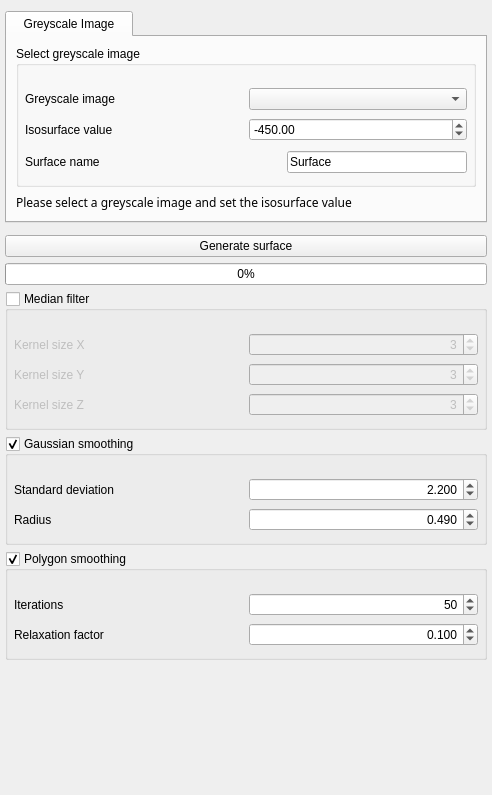
             <widget class="QWidget" name="scrollAreaWidgetContents">
              <property name="geometry">
               <rect>
                <x>0</x>
                <y>0</y>
                <width>492</width>
                <height>795</height>
               </rect>
              </property>
              <layout class="QVBoxLayout" name="verticalLayout_3">
               <property name="leftMargin">
                <number>5</number>
               </property>
               <property name="rightMargin">
                <number>5</number>
               </property>
               <item>
                <widget class="QTabWidget" name="tabWidget_2">
                 <property name="sizePolicy">
                  <sizepolicy hsizetype="Expanding" vsizetype="Fixed">
                   <horstretch>0</horstretch>
                   <verstretch>0</verstretch>
                  </sizepolicy>
                 </property>
                 <property name="cursor">
                  <cursorShape>ArrowCursor</cursorShape>
                 </property>
                 <property name="styleSheet">
                  <string notr="true"/>
                 </property>
                 <property name="tabShape">
                  <enum>QTabWidget::Rounded</enum>
                 </property>
                 <property name="currentIndex">
                  <number>0</number>
                 </property>
                 <property name="usesScrollButtons">
                  <bool>true</bool>
                 </property>
                 <property name="tabsClosable">
                  <bool>false</bool>
                 </property>
                 <property name="movable">
                  <bool>false</bool>
                 </property>
                 <property name="tabBarAutoHide">
                  <bool>false</bool>
                 </property>
                 <widget class="QWidget" name="greyscaleImageTab">
                  <attribute name="title">
                   <string>  Greyscale Image  </string>
                  </attribute>
                  <layout class="QVBoxLayout" name="verticalLayout_22">
                   <item>
                    <widget class="QGroupBox" name="SelectImageBox_2">
                     <property name="title">
                      <string>Select greyscale image</string>
                     </property>
                     <layout class="QVBoxLayout" name="verticalLayout_23">
                      <property name="leftMargin">
                       <number>0</number>
                      </property>
                      <property name="topMargin">
                       <number>22</number>
                      </property>
                      <property name="rightMargin">
                       <number>0</number>
                      </property>
                      <item>
                       <widget class="QWidget" name="widget_20" native="true">
                        <layout class="QHBoxLayout" name="horizontalLayout_25">
                         <property name="leftMargin">
                          <number>6</number>
                         </property>
                         <property name="topMargin">
                          <number>0</number>
                         </property>
                         <property name="rightMargin">
                          <number>6</number>
                         </property>
                         <property name="bottomMargin">
                          <number>0</number>
                         </property>
                         <item>
                          <widget class="QLabel" name="label_6">
                           <property name="text">
                            <string>Greyscale image</string>
                           </property>
                          </widget>
                         </item>
                         <item>
                          <widget class="QComboBox" name="greyScaleImageSelector"/>
                         </item>
                        </layout>
                       </widget>
                      </item>
                      <item>
                       <widget class="QWidget" name="widget_21" native="true">
                        <layout class="QHBoxLayout" name="horizontalLayout_26">
                         <property name="leftMargin">
                          <number>6</number>
                         </property>
                         <property name="topMargin">
                          <number>2</number>
                         </property>
                         <property name="rightMargin">
                          <number>6</number>
                         </property>
                         <property name="bottomMargin">
                          <number>2</number>
                         </property>
                         <item>
                          <widget class="QLabel" name="label_16">
                           <property name="text">
                            <string>Isosurface value</string>
                           </property>
                          </widget>
                         </item>
                         <item>
                          <widget class="QDoubleSpinBox" name="isovalueSpinBox">
                           <property name="minimum">
                            <double>-3000.000000000000000</double>
                           </property>
                           <property name="maximum">
                            <double>3000.000000000000000</double>
                           </property>
                           <property name="singleStep">
                            <double>1.000000000000000</double>
                           </property>
                           <property name="value">
                            <double>-450.000000000000000</double>
                           </property>
                          </widget>
                         </item>
                        </layout>
                       </widget>
                      </item>
                      <item>
                       <widget class="QWidget" name="widget_22" native="true">
                        <layout class="QHBoxLayout" name="horizontalLayout_27">
                         <property name="leftMargin">
                          <number>6</number>
                         </property>
                         <property name="topMargin">
                          <number>2</number>
                         </property>
                         <property name="rightMargin">
                          <number>6</number>
                         </property>
                         <property name="bottomMargin">
                          <number>2</number>
                         </property>
                         <item>
                          <widget class="QLabel" name="label_17">
                           <property name="text">
                            <string>Surface name</string>
                           </property>
                          </widget>
                         </item>
                         <item>
                          <spacer name="horizontalSpacer_2">
                           <property name="orientation">
                            <enum>Qt::Horizontal</enum>
                           </property>
                           <property name="sizeHint" stdset="0">
                            <size>
                             <width>30</width>
                             <height>20</height>
                            </size>
                           </property>
                          </spacer>
                         </item>
                         <item>
                          <widget class="QLineEdit" name="isoSurfaceNamelineEdit">
                           <property name="text">
                            <string>Surface</string>
                           </property>
                           <property name="maxLength">
                            <number>100</number>
                           </property>
                           <property name="alignment">
                            <set>Qt::AlignLeading|Qt::AlignLeft|Qt::AlignVCenter</set>
                           </property>
                          </widget>
                         </item>
                        </layout>
                       </widget>
                      </item>
                     </layout>
                    </widget>
                   </item>
                   <item>
                    <widget class="QLabel" name="label_18">
                     <property name="font">
                      <font>
                       <family>Helvetica,Hiragino Sans GB,Microsoft Yahei,微软雅黑,Arial,sans-serif</family>
                       <weight>50</weight>
                       <bold>false</bold>
                      </font>
                     </property>
                     <property name="text">
                      <string>Please select a greyscale image and set the isosurface value</string>
                     </property>
                    </widget>
                   </item>
                  </layout>
                 </widget>
                </widget>
               </item>
               <item>
                <widget class="QWidget" name="widget_23" native="true">
                 <layout class="QVBoxLayout" name="verticalLayout_24">
                  <property name="spacing">
                   <number>3</number>
                  </property>
                  <property name="leftMargin">
                   <number>0</number>
                  </property>
                  <property name="topMargin">
                   <number>0</number>
                  </property>
                  <property name="rightMargin">
                   <number>0</number>
                  </property>
                  <property name="bottomMargin">
                   <number>0</number>
                  </property>
                 </layout>
                </widget>
               </item>
               <item>
                <widget class="QPushButton" name="voxel2meshBtn">
                 <property name="text">
                  <string>Generate surface</string>
                 </property>
                </widget>
               </item>
               <item>
                <widget class="QProgressBar" name="mesher_progressBar">
                 <property name="value">
                  <number>0</number>
                 </property>
                 <property name="textVisible">
                  <bool>true</bool>
                 </property>
                </widget>
               </item>
               <item>
                <widget class="QGroupBox" name="medianGroup">
                 <property name="title">
                  <string>Median filter</string>
                 </property>
                 <property name="checkable">
                  <bool>true</bool>
                 </property>
                 <property name="checked">
                  <bool>false</bool>
                 </property>
                 <layout class="QVBoxLayout" name="verticalLayout_25">
                  <property name="spacing">
                   <number>7</number>
                  </property>
                  <property name="leftMargin">
                   <number>0</number>
                  </property>
                  <property name="topMargin">
                   <number>22</number>
                  </property>
                  <property name="rightMargin">
                   <number>0</number>
                  </property>
                  <property name="bottomMargin">
                   <number>11</number>
                  </property>
                  <item>
                   <widget class="QWidget" name="iterationWidget_2" native="true">
                    <property name="toolTip">
                     <string/>
                    </property>
                    <layout class="QHBoxLayout" name="horizontalLayout_28" stretch="1,1">
                     <property name="leftMargin">
                      <number>6</number>
                     </property>
                     <property name="topMargin">
                      <number>0</number>
                     </property>
                     <property name="rightMargin">
                      <number>6</number>
                     </property>
                     <property name="bottomMargin">
                      <number>0</number>
                     </property>
                     <item>
                      <widget class="QLabel" name="label_4">
                       <property name="text">
                        <string>Kernel size X</string>
                       </property>
                      </widget>
                     </item>
                     <item>
                      <widget class="QSpinBox" name="kernelXSpinBox">
                       <property name="alignment">
                        <set>Qt::AlignRight|Qt::AlignTrailing|Qt::AlignVCenter</set>
                       </property>
                       <property name="minimum">
                        <number>1</number>
                       </property>
                       <property name="maximum">
                        <number>1000</number>
                       </property>
                       <property name="value">
                        <number>3</number>
                       </property>
                      </widget>
                     </item>
                    </layout>
                   </widget>
                  </item>
                  <item>
                   <widget class="QWidget" name="relaxationWidget_2" native="true">
                    <property name="toolTip">
                     <string/>
                    </property>
                    <layout class="QHBoxLayout" name="horizontalLayout_29" stretch="1,1">
                     <property name="leftMargin">
                      <number>6</number>
                     </property>
                     <property name="topMargin">
                      <number>0</number>
                     </property>
                     <property name="rightMargin">
                      <number>6</number>
                     </property>
                     <property name="bottomMargin">
                      <number>0</number>
                     </property>
                     <item>
                      <widget class="QLabel" name="label_7">
                       <property name="text">
                        <string>Kernel size Y</string>
                       </property>
                      </widget>
                     </item>
                     <item>
                      <widget class="QSpinBox" name="kernelYSpinBox">
                       <property name="alignment">
                        <set>Qt::AlignRight|Qt::AlignTrailing|Qt::AlignVCenter</set>
                       </property>
                       <property name="minimum">
                        <number>1</number>
                       </property>
                       <property name="maximum">
                        <number>1000</number>
                       </property>
                       <property name="value">
                        <number>3</number>
                       </property>
                      </widget>
                     </item>
                    </layout>
                   </widget>
                  </item>
                  <item>
                   <widget class="QWidget" name="reductionWidget_2" native="true">
                    <property name="toolTip">
                     <string/>
                    </property>
                    <layout class="QHBoxLayout" name="horizontalLayout_30" stretch="1,1">
                     <property name="leftMargin">
                      <number>6</number>
                     </property>
                     <property name="topMargin">
                      <number>0</number>
                     </property>
                     <property name="rightMargin">
                      <number>6</number>
                     </property>
                     <property name="bottomMargin">
                      <number>0</number>
                     </property>
                     <item>
                      <widget class="QLabel" name="label_20">
                       <property name="text">
                        <string>Kernel size Z</string>
                       </property>
                      </widget>
                     </item>
                     <item>
                      <widget class="QSpinBox" name="kernelZSpinBox">
                       <property name="alignment">
                        <set>Qt::AlignRight|Qt::AlignTrailing|Qt::AlignVCenter</set>
                       </property>
                       <property name="minimum">
                        <number>1</number>
                       </property>
                       <property name="maximum">
                        <number>1000</number>
                       </property>
                       <property name="value">
                        <number>3</number>
                       </property>
                      </widget>
                     </item>
                    </layout>
                   </widget>
                  </item>
                 </layout>
                </widget>
               </item>
               <item>
                <widget class="QGroupBox" name="gaussGroup">
                 <property name="enabled">
                  <bool>true</bool>
                 </property>
                 <property name="title">
                  <string>Gaussian smoothing</string>
                 </property>
                 <property name="checkable">
                  <bool>true</bool>
                 </property>
                 <layout class="QVBoxLayout" name="verticalLayout_26">
                  <property name="spacing">
                   <number>7</number>
                  </property>
                  <property name="leftMargin">
                   <number>0</number>
                  </property>
                  <property name="topMargin">
                   <number>22</number>
                  </property>
                  <property name="rightMargin">
                   <number>0</number>
                  </property>
                  <property name="bottomMargin">
                   <number>11</number>
                  </property>
                  <item>
                   <widget class="QWidget" name="iterationWidget_5" native="true">
                    <property name="toolTip">
                     <string>&lt;html&gt;&lt;head/&gt;&lt;body&gt;&lt;p&gt;Standard deviation in pixel units.&lt;/p&gt;&lt;/body&gt;&lt;/html&gt;</string>
                    </property>
                    <layout class="QHBoxLayout" name="horizontalLayout_31" stretch="1,1">
                     <property name="leftMargin">
                      <number>6</number>
                     </property>
                     <property name="topMargin">
                      <number>0</number>
                     </property>
                     <property name="rightMargin">
                      <number>6</number>
                     </property>
                     <property name="bottomMargin">
                      <number>0</number>
                     </property>
                     <item>
                      <widget class="QLabel" name="label_5">
                       <property name="text">
                        <string>Standard deviation</string>
                       </property>
                      </widget>
                     </item>
                     <item>
                      <widget class="QDoubleSpinBox" name="deviationSpinBox">
                       <property name="alignment">
                        <set>Qt::AlignRight|Qt::AlignTrailing|Qt::AlignVCenter</set>
                       </property>
                       <property name="decimals">
                        <number>3</number>
                       </property>
                       <property name="maximum">
                        <double>1000.000000000000000</double>
                       </property>
                       <property name="singleStep">
                        <double>0.050000000000000</double>
                       </property>
                       <property name="value">
                        <double>2.200000000000000</double>
                       </property>
                      </widget>
                     </item>
                    </layout>
                   </widget>
                  </item>
                  <item>
                   <widget class="QWidget" name="iterationWidget_6" native="true">
                    <property name="toolTip">
                     <string>&lt;html&gt;&lt;head/&gt;&lt;body&gt;&lt;p&gt;Determine how far out in physical units [mm] the gaussian kernel will go before being clamped to zero. If you increase this value, you'll have to adjust the threshold to prevent a dilated result. The MITK default is 0.49 while ITK-SNAP uses 1.50.&lt;/p&gt;&lt;/body&gt;&lt;/html&gt;</string>
                    </property>
                    <layout class="QHBoxLayout" name="horizontalLayout_32" stretch="1,1">
                     <property name="leftMargin">
                      <number>6</number>
                     </property>
                     <property name="topMargin">
                      <number>0</number>
                     </property>
                     <property name="rightMargin">
                      <number>6</number>
                     </property>
                     <property name="bottomMargin">
                      <number>0</number>
                     </property>
                     <item>
                      <widget class="QLabel" name="label_21">
                       <property name="text">
                        <string>Radius</string>
                       </property>
                      </widget>
                     </item>
                     <item>
                      <widget class="QDoubleSpinBox" name="radiusSpinBox">
                       <property name="alignment">
                        <set>Qt::AlignRight|Qt::AlignTrailing|Qt::AlignVCenter</set>
                       </property>
                       <property name="decimals">
                        <number>3</number>
                       </property>
                       <property name="maximum">
                        <double>1000.000000000000000</double>
                       </property>
                       <property name="singleStep">
                        <double>0.010000000000000</double>
                       </property>
                       <property name="value">
                        <double>0.490000000000000</double>
                       </property>
                      </widget>
                     </item>
                    </layout>
                   </widget>
                  </item>
                 </layout>
                </widget>
               </item>
               <item>
                <widget class="QGroupBox" name="smoothingGroup">
                 <property name="title">
                  <string>Polygon smoothing</string>
                 </property>
                 <property name="checkable">
                  <bool>true</bool>
                 </property>
                 <property name="checked">
                  <bool>true</bool>
                 </property>
                 <layout class="QVBoxLayout" name="verticalLayout_27">
                  <property name="spacing">
                   <number>7</number>
                  </property>
                  <property name="leftMargin">
                   <number>0</number>
                  </property>
                  <property name="topMargin">
                   <number>22</number>
                  </property>
                  <property name="rightMargin">
                   <number>0</number>
                  </property>
                  <property name="bottomMargin">
                   <number>11</number>
                  </property>
                  <item>
                   <widget class="QWidget" name="iterationWidget_4" native="true">
                    <property name="toolTip">
                     <string>&lt;html&gt;&lt;head/&gt;&lt;body&gt;&lt;p&gt;Set the number of iterations for the laplacian filter in vtkSmoothPolydataFilter. Higher numbers result in a more smoothed mesh. The VTK documentation recommends small relaxation factors and large numbers of iterations.&lt;/p&gt;&lt;/body&gt;&lt;/html&gt;</string>
                    </property>
                    <layout class="QHBoxLayout" name="horizontalLayout_33" stretch="1,1">
                     <property name="leftMargin">
                      <number>6</number>
                     </property>
                     <property name="topMargin">
                      <number>0</number>
                     </property>
                     <property name="rightMargin">
                      <number>6</number>
                     </property>
                     <property name="bottomMargin">
                      <number>0</number>
                     </property>
                     <item>
                      <widget class="QLabel" name="label_22">
                       <property name="text">
                        <string>Iterations</string>
                       </property>
                      </widget>
                     </item>
                     <item>
                      <widget class="QSpinBox" name="iterationSpinBox">
                       <property name="alignment">
                        <set>Qt::AlignRight|Qt::AlignTrailing|Qt::AlignVCenter</set>
                       </property>
                       <property name="minimum">
                        <number>1</number>
                       </property>
                       <property name="maximum">
                        <number>1000000</number>
                       </property>
                       <property name="value">
                        <number>50</number>
                       </property>
                      </widget>
                     </item>
                    </layout>
                   </widget>
                  </item>
                  <item>
                   <widget class="QWidget" name="relaxationWidget_4" native="true">
                    <property name="toolTip">
                     <string>&lt;html&gt;&lt;head/&gt;&lt;body&gt;&lt;p&gt;Specify the relaxation factor for Laplacian smoothing. The VTK documentation recommends small relaxation factors and large numbers of iterations.&lt;/p&gt;&lt;/body&gt;&lt;/html&gt;</string>
                    </property>
                    <layout class="QHBoxLayout" name="horizontalLayout_34" stretch="1,1">
                     <property name="leftMargin">
                      <number>6</number>
                     </property>
                     <property name="topMargin">
                      <number>0</number>
                     </property>
                     <property name="rightMargin">
                      <number>6</number>
                     </property>
                     <property name="bottomMargin">
                      <number>0</number>
                     </property>
                     <item>
                      <widget class="QLabel" name="label_23">
                       <property name="text">
                        <string>Relaxation factor</string>
                       </property>
                      </widget>
                     </item>
                     <item>
                      <widget class="QDoubleSpinBox" name="relaxationSpinBox">
                       <property name="alignment">
                        <set>Qt::AlignRight|Qt::AlignTrailing|Qt::AlignVCenter</set>
                       </property>
                       <property name="decimals">
                        <number>3</number>
                       </property>
                       <property name="singleStep">
                        <double>0.100000000000000</double>
                       </property>
                       <property name="value">
                        <double>0.100000000000000</double>
                       </property>
                      </widget>
                     </item>
                    </layout>
                   </widget>
                  </item>
                 </layout>
                </widget>
               </item>
               <item>
                <spacer name="verticalSpacer">
                 <property name="orientation">
                  <enum>Qt::Vertical</enum>
                 </property>
                 <property name="sizeHint" stdset="0">
                  <size>
                   <width>20</width>
                   <height>89</height>
                  </size>
                 </property>
                </spacer>
               </item>
              </layout>
             </widget>
